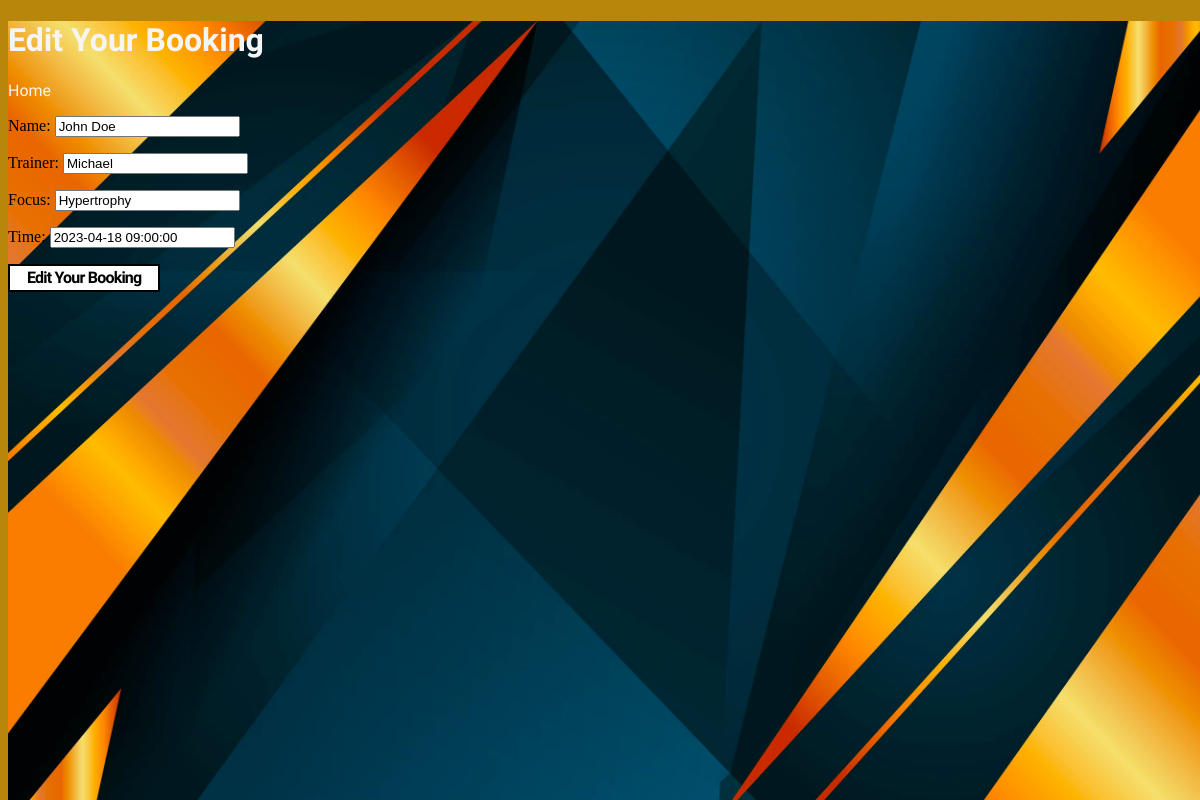
/editingpt/5, run on the app's committed database.
### home/models.py (models this page shows, shortened)
class PtClasses(models.Model):
    name = models.CharField(max_length=10, null=False, blank=False)
    trainer = models.CharField(max_length=10, null=False, blank=False)
    focus = models.CharField(max_length=50, null=False, blank=False)
    time = models.DateTimeField(null=False, blank=False)

### home/views.py (the view)
# urls.py: path('editingpt/<item_id>', views.editingpt, name='editpt'),
def editingpt(request, item_id):
    item = get_object_or_404(PtClasses, id=item_id)
    Book = BookingPT(instance=item)
    context = {
        'form': Book
    }
    if request.method == 'POST':
        formSes = BookingPT(request.POST, instance=item)
        if formSes.is_valid():
            formSes.save()
            return redirect("booking")
    return render(request, 'home/editingpt.html', context)

### home/forms.py
class BookingPT(forms.ModelForm):
    class Meta:
        model = PtClasses
        fields = ['name', 'trainer', 'focus', 'time']

### home/templates/home/editingpt.html (shortened to what this page needs)
<!DOCTYPE html>
<html lang="en">
<head>
    {% load static %}
    <link rel="stylesheet" href="{% static '/css/style.css' %}">
</head>
<img src="{% static 'images/background.jpg' %}" alt="A black and gold vector design background image" id="bgimage">
<header>
    <h1 class="main">
        Edit Your Booking
    </h1>
    <li>
        <a class="nav-link" href="{% url 'booking' %}">Home</a>
    </li>
</header>
<body>
    <form method="POST">
        {{ form.as_p }}
        <div>
            <p>
            <button class="btneddel" type="submit" onclick="alert('Your booking has been changed!')">Edit Your Booking</button>
            </p>
        </div>
    </form>
</body>
</html>

### home/static/css/style.css (style rules this page uses)
.main { font-family: 'Oswald', sans-serif; color: whitesmoke; }
.nav-link { color:whitesmoke; text-decoration: none; text-transform: capitalize; }
#list-inline, li { font-family: 'Raleway', sans-serif; text-align: right; display: inline; }
.btneddel { align-items: center; background-color: #fff; border: 2px solid #000; box-sizing: border-box; color: #000; cursor: pointer; display: inline-flex; fill: #000; font-family: 'Raleway', sans-serif; font-size: 16px; font-weight: 600; justify-content: center; letter-spacing: -.8px; line-height: 24px; outline: 0; padding: 0 17px; text-align: center; text-decoration: none; transition: all .3s; user-select: none; -webkit-user-select: none; touch-action: manipulation; }
#bgimage { position: fixed; border: 0; margin: 0; width: 100%; height: 100%; z-index: -5; }
body { background-color: darkgoldenrod; }

### data on the page
PtClasses: name "John Doe", trainer "Michael", focus "Hypertrophy", time "2023-04-18 09:00:00"
